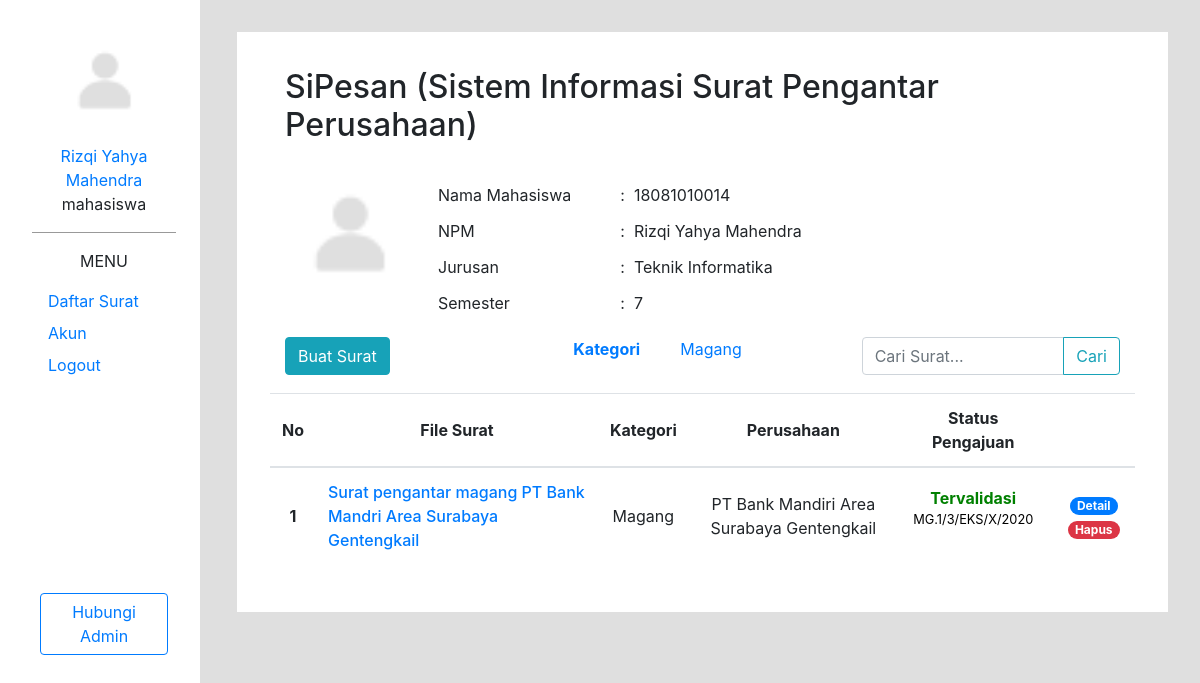
The page /home (signed in) on the database its author committed.
### tables this page shows
CREATE TABLE `mahasiswa` (
  `npm` char(20) NOT NULL,
  `pass` varchar(255) NOT NULL,
  `nama_mhs` varchar(50) NOT NULL,
  `email` varchar(50) DEFAULT NULL,
  `jurusan` varchar(50) DEFAULT NULL,
  `semester` int(11) DEFAULT NULL,
  `foto_profil` varchar(50) DEFAULT NULL
);

CREATE TABLE `surat` (
  `id` int(11) NOT NULL,
  `npm` char(20) NOT NULL,
  `no_surat` char(30) NOT NULL,
  `kategori` varchar(50) NOT NULL,
  `judul_surat` varchar(255) NOT NULL,
  `perusahaan` varchar(255) NOT NULL,
  `perihal_lengkap` varchar(1024) NOT NULL,
  `status_surat` varchar(255) DEFAULT NULL
);

### model.php (called while the page is built, shortened)
<?php
if (isset($_SESSION['login']) && isset($_SESSION['npm'])) {
   $npm = $_SESSION['npm'];
   $mahasiswa = read("SELECT * FROM mahasiswa WHERE npm = '$npm'");
}

### function.php (called while the page is built, shortened)
<?php
function connection()
{
   $dbServer = 'localhost';
   $dbUser = 'root';
   $dbPass = '';
   $dbName = "sipesan";
   $conn = mysqli_connect($dbServer, $dbUser, $dbPass, $dbName);
   mysqli_select_db($conn, $dbName);
   return $conn;
}
$conn = connection();
function read($query)
{
   global $conn;
   $result = mysqli_query($conn, $query);
   $record = [];
   while ($data = mysqli_fetch_assoc($result))
      $record[] = $data;
   return $record;
}

### home.php (the view, shortened to what this page needs)
<?php
require_once "function.php";
require_once "model.php";
$kategori = read("SELECT kategori FROM surat GROUP BY kategori;");
$surat = read("SELECT * FROM surat WHERE npm = '$npm' ORDER BY id DESC");
?>
<!doctype html>
<html lang="en">
<head>
   <link rel="stylesheet" href="css/bootstrap/bootstrap.css">
   <link rel="stylesheet" href="css/bootstrap/bootstrap.min.css">
   <link rel="stylesheet" href="css/style.css">
</head>
<body>
   <div class="row">
      <div class="col-md-2 sidebar-outer">
         <?php require_once "sidebar.php" ?>
      </div>
      <div class="col-md-10">
         <div class="content">
            <h2 class="mt-1">SiPesan (Sistem Informasi Surat Pengantar Perusahaan)</h2>
            <div class="profile-details d-flex mt-4">
               <?php foreach ($mahasiswa as $data) : ?>
                  <?php if (trim($data['foto_profil'] == '')) : ?>
                     <div class="d-flex justify-content-center overflow-hidden align-self-center mb-4" style="width: 8em; height:8em; border-radius:400em;">
                        <img class="d-inline-block align-self-center" style="width:8em;" src="images/guest_user.png" alt="guest">
                     </div>
                  <?php else : ?>
                     <div class="d-flex justify-content-center overflow-hidden align-self-center mb-4" style="width: 8em; height:8em; border-radius:400em;">
                        <img class="d-inline-block align-self-center" style="width:8em;" src="images/<?= $data['npm'] ?>/<?= $data['foto_profil'] ?>" alt="profile">
                     </div>
                  <?php endif; ?>
                  <table cellspacing="0px" cellpadding="1px" border="0px" class="ml-4 mt-2">
                     <tr>
                        <td class="pr-5">Nama Mahasiswa</td>
                        <td align="center">:</td>
                        <td class="pl-2"><?= $data['npm']; ?></td>
                     </tr>
                     <tr>
                        <td class="pr-5">NPM</td>
                        <td align="center">:</td>
                        <td class="pl-2"><?= $data['nama_mhs'] ?></td>
                     </tr>
                     <tr>
                        <td class="pr-5">Jurusan</td>
                        <td align="center">:</td>
                        <td class="pl-2"><?= $data['jurusan'] ?></td>
                     </tr>
                     <tr>
                        <td class="pr-5">Semester</td>
                        <td align="center">:</td>
                        <td class="pl-2"><?= $data['semester'] ?></td>
                     </tr>
                  </table>
               <?php endforeach; ?>
            </div>
            <div class="row mt-3 table-surat">
               <div class="col-md-4">
                  <button type="button" class="btn btn-info tombolTambahData" data-toggle="modal" data-target="#formModal-input">Buat Surat</button>
               </div>
               <div class="col-md-4 d-flex">
                  <a class="card-link" href="home" class=" d-inline" for=""> <strong>Kategori</strong> </a>
                  <ul class="">
                     <?php foreach ($kategori as $data) : ?>
                        <li class="d-inline mr-4"><a class=" card-link" href="home?kategori=<?= $data['kategori']; ?>"><?= $data['kategori'] ?></a></li>
                     <?php endforeach; ?>
                  </ul>
               </div>
               <div class="col-lg-4">
                  <form action="" method="post">
                     <div class="input-group">
                        <input type="text" class="form-control" placeholder="Cari Surat..." name="keyword" id="keyword" autocomplete="off">
                        <div class="input-group-append">
                           <button class="btn btn-outline-info" type="submit" id="search_btn" name="search_btn">Cari</button>
                        </div>
                     </div>
                  </form>
               </div>
               <table class="table mt-3">
                  <thead>
                     <tr>
                        <th>No</th>
                        <th>File Surat</th>
                        <th>Kategori</th>
                        <th>Perusahaan</th>
                        <th>Status Pengajuan</th>
                        <th></th>
                     </tr>
                  </thead>
                  <tbody>
                     <?php if (isset($_GET['kategori'])) : ?>
                        <?php $i = 1;
                        foreach ($surat_filter as $data) : ?>
                           <tr>
                              <th><?= $i; ?></th>
                              <td><a class="card-link" style="font-weight: 500;" href="surat?id=<?= $data['id'] ?>"><?= $data['judul_surat'] ?></a></td>
                              <td align="center"><?= $data['kategori'] ?></td>
                              <td align="center"><?= $data['perusahaan'] ?></td>
                              <?php if ($data['status_surat'] == 'Dalam pengajuan') : ?>
                                 <td style="line-height: 1em;" align="center"><strong><?= $data['status_surat'] ?></strong></td>
                                 <td width="10%" class=" text-center">
                                    <a class="badge badge-pill badge-primary ml-1" href="surat?id=<?= $data['id'] ?>">Detail</a>
                                    <a class="badge badge-pill badge-success ml-1 tampilModalUbah" data-toggle="modal" data-target="#formModal-input" href="home?update=<?= $data['id'] ?>" data-id="<?= $data['id'] ?>" data-npm="<?= $data['npm'] ?>" data-judul_surat="<?= $data['judul_surat'] ?>" data-kategori="<?= $data['kategori'] ?>" data-perusahaan="<?= $data['perusahaan'] ?>" data-perihal_lengkap="<?= $data['perihal_lengkap'] ?>">Update</a>
                                    <a class="badge badge-pill badge-danger ml-1" onclick="return confirm('Anda Yakin?');" href="home?delete=<?= $data['id'] ?>">Hapus</a>
                                 </td>
                              <?php else : ?>
                                 <td style="color: green;" align="center"><strong><?= $data['status_surat'] ?></strong> <br>
                                    <p style="font-size: 0.8em; color:black"><?= $data['no_surat'] ?></p>
                                 </td>
                                 <td width="10%" class=" text-center">
                                    <a class="badge badge-pill badge-primary ml-1" href="surat?id=<?= $data['id'] ?>">Detail</a>
                                    <a class="badge badge-pill badge-danger ml-1" onclick="return confirm('Anda Yakin?');" href="home?delete=<?= $data['id'] ?>">Hapus</a>
                                 </td>
                              <?php endif; ?>
                           </tr>
                        <?php $i++;
                        endforeach; ?>
                     <?php else : ?>
                        <?php $i = 1;
                        foreach ($surat as $data) : ?>
                           <tr>
                              <th><?= $i; ?></th>
                              <td><a class="card-link" style="font-weight: 500;" href="surat?id=<?= $data['id'] ?>"><?= $data['judul_surat'] ?></a></td>
                              <td align="center"><?= $data['kategori'] ?></td>
                              <td align="center"><?= $data['perusahaan'] ?></td>
                              <?php if ($data['status_surat'] == 'Dalam pengajuan') : ?>
                                 <td style="line-height: 1em;" align="center"><strong><?= $data['status_surat'] ?></strong></td>
                                 <td width="10%" class=" text-center">
                                    <a class="badge badge-pill badge-primary ml-1" href="surat?id=<?= $data['id'] ?>">Detail</a>
                                    <a class="badge badge-pill badge-success ml-1 tampilModalUbah" data-toggle="modal" data-target="#formModal-input" href="home?update=<?= $data['id'] ?>" data-id="<?= $data['id'] ?>" data-npm="<?= $data['npm'] ?>" data-judul_surat="<?= $data['judul_surat'] ?>" data-kategori="<?= $data['kategori'] ?>" data-perusahaan="<?= $data['perusahaan'] ?>" data-perihal_lengkap="<?= $data['perihal_lengkap'] ?>">Update</a>
                                    <a class="badge badge-pill badge-danger ml-1" onclick="return confirm('Anda Yakin?');" href="home?delete=<?= $data['id'] ?>">Hapus</a>
                                 </td>
                              <?php else : ?>
                                 <td style="color: green;" align="center"><strong><?= $data['status_surat'] ?></strong> <br>
                                    <p style="font-size: 0.8em; color:black"><?= $data['no_surat'] ?></p>
                                 </td>
                                 <td width="10%" class=" text-center">
                                    <a class="badge badge-pill badge-primary ml-1" href="surat?id=<?= $data['id'] ?>">Detail</a>
                                    <a class="badge badge-pill badge-danger ml-1" onclick="return confirm('Anda Yakin?');" href="home?delete=<?= $data['id'] ?>">Hapus</a>
                                 </td>
                              <?php endif; ?>
                           </tr>
                        <?php $i++;
                        endforeach; ?>
                     <?php endif; ?>
                  </tbody>
               </table>
            </div>
         </div>
      </div>
   </div>
</body>
</html>

### sidebar.php
<div class="col-md-2 sidebar">
   <?php foreach ($mahasiswa as $data) : ?>
      <div class="profile d-flex flex-column">
         <?php if (trim($data['foto_profil'] == '')) : ?>
            <div class="d-flex justify-content-center overflow-hidden align-self-center" style="width: 6em; height:6em; border-radius:400em;">
               <img class="d-inline-block align-self-center" style="width:8em;" src="images/guest_user.png" alt="guest">
            </div>
         <?php else : ?>
            <div class="d-flex justify-content-center overflow-hidden align-self-center" style="width: 6em; height:6em; border-radius:400em;">
               <img class="d-inline-block" style="width:6em;" src="images/<?= $data['npm'] ?>/<?= $data['foto_profil'] ?>" alt="profile">
            </div>
         <?php endif; ?>
         <a class="card-link mt-3" href="akun"><?= $data['nama_mhs'] ?></a>
         <p>mahasiswa</p>
      </div>
   <?php endforeach; ?>
   <div class="menu-bar p-2 d-flex flex-column">
      <p class="mt-2 align-self-center">MENU</p>
      <ul class="list-group">
         <li class="list-inline mb-2"><a href="home" class=" card-link"><i class="fas fa-envelope mr-2"></i>Daftar Surat</a></li>
         <li class="list-inline mb-2"><a href="akun" class=" card-link"><i class="far fa-user mr-2"></i>Akun</a></li>
         <li class="list-inline mb-2"><a href="logout" class=" card-link"><i class="fas fa-sign-out-alt mr-2"></i>Logout</a></li>
      </ul>
      <?php foreach ($mahasiswa as $data) : ?>
         <a href="https://wa.me/6285649572121?text=Halo%20Admin%20SiPesan%20Saya%20<?= $data['nama_mhs'] ?>%20NPM%20:%20<?= $data['npm'] ?>%20_ingin%20mengetik%20keluh%20kesah%20saya_" target="_blank" class="btn btn-outline-primary hub-admin-btn">Hubungi Admin</a>
      <?php endforeach; ?>
   </div>
</div>

### css/style.css (style rules this page uses)
body { background-color: #dfdfdf; }
body .sidebar-outer { position: relative; }
body .sidebar-outer .sidebar { position: fixed; left: 0; top: 0; bottom: 0; background-color: white; padding: 2em 1.5em 2em 2em; }
body .sidebar-outer .sidebar .profile { border-bottom: 1px solid #999999; }
body .sidebar-outer .sidebar .profile img { align-self: center; width: 5em; }
body .sidebar-outer .sidebar .profile a, body .sidebar-outer .sidebar .profile p { text-align: center; }
body .sidebar-outer .sidebar .menu-bar .hub-admin-btn { margin-top: 13em; }
body .content { padding: 2em 3em 2em 3em; margin: 2em 2em 2em 2em; background-color: white; }
body .content .profile-details img { width: 7em; }
body .content .table-surat table th { text-align: center; }
body .content .table-surat table th, body .content .table-surat table td { vertical-align: middle; }

### rows shown on the page
mahasiswa: nama_mhs "Rizqi Yahya Mahendra", npm "18081010014", jurusan "Teknik Informatika", semester "7"
surat: judul_surat "Surat pengantar magang PT Bank Mandri Area Surabaya Gentengkail", kategori "Magang", perusahaan "PT Bank Mandiri Area Surabaya Gentengkail", status_surat "Tervalidasi", no_surat "MG.1/3/EKS/X/2020"

### other values the page prints
$data['kategori'] "Magang"
